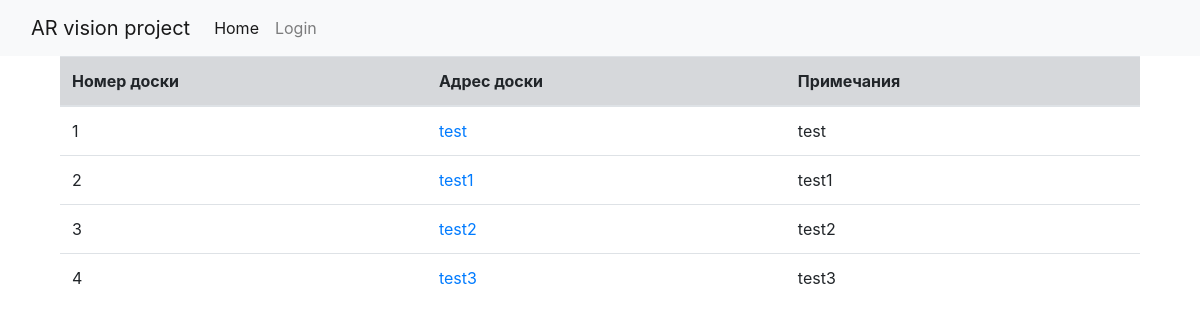
The app's page /boards/ with its own data.
### webapp/board/models.py (models this page shows, shortened)
class Board(db.Model):
        board_id = db.Column(db.Integer, primary_key=True)
        adress = db.Column(db.String, nullable=False)
        memorys = db.Column(db.String, unique=True, nullable=True)
        date = db.Column(db.DateTime, nullable=True)
        author = db.Column(db.Text, nullable=True)

### webapp/board/views.py (the view)
@blueprint.route('/')
def all_boards():
    title = 'Список всех досок'
    all_boards = Board.query.all()
    return render_template ('boards/all_boards.html', boards=all_boards)

### webapp/templates/boards/all_boards.html (shortened to what this page needs)
{% extends "base.html" %}
{% block content %}
<div class="container">
    <div class="row">
        <div class="col">
<table class="table">
    <thead>
        <tr class="table-secondary">
          <th scope="col">Номер доски</th>
          <th scope="col">Адрес доски</th>
          <th scope="col">Примечания</th>
        </tr>
      </thead>
    {% for item in boards %}
    <TR>
       <TD class="c2"><SPAN>{{item.board_id}}</SPAN> </TD>
       <TD class="c3"><SPAN><a href="{{url_for('board.single_board', board_id = item.board_id) }}">{{item.adress}}</a></SPAN> </TD>
       <TD class="c4"><SPAN>{{item.memorys}}</SPAN></TD>
    </TR>
    {% endfor %}
    </table>
  </div>
  </div>
  {% endblock %}

### records on screen
Board: board_id "1", adress "test", memorys "test"
Board: board_id "2", adress "test1", memorys "test1"
Board: board_id "3", adress "test2", memorys "test2"
Board: board_id "4", adress "test3", memorys "test3"
